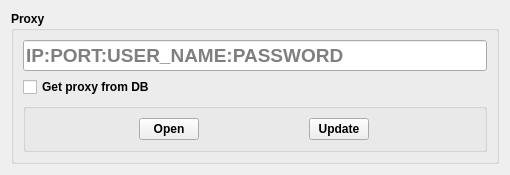
<?xml version="1.0" encoding="UTF-8"?>
<ui version="4.0">
 <class>OpenBrower</class>
 <widget class="QWidget" name="OpenBrower">
  <property name="geometry">
   <rect>
    <x>0</x>
    <y>0</y>
    <width>510</width>
    <height>165</height>
   </rect>
  </property>
  <property name="windowTitle">
   <string>Open Brower</string>
  </property>
  <layout class="QVBoxLayout" name="verticalLayout">
   <item>
    <widget class="QGroupBox" name="groupBox">
     <property name="font">
      <font>
       <weight>75</weight>
       <bold>true</bold>
      </font>
     </property>
     <property name="title">
      <string>Proxy</string>
     </property>
     <layout class="QVBoxLayout" name="verticalLayout_2">
      <item>
       <widget class="QLineEdit" name="lineEdit_input">
        <property name="font">
         <font>
          <pointsize>14</pointsize>
         </font>
        </property>
        <property name="inputMask">
         <string/>
        </property>
        <property name="placeholderText">
         <string>IP:PORT:USER_NAME:PASSWORD</string>
        </property>
       </widget>
      </item>
      <item>
       <widget class="QCheckBox" name="checkBox_get_from_db">
        <property name="text">
         <string>Get proxy from DB</string>
        </property>
       </widget>
      </item>
      <item>
       <widget class="QGroupBox" name="groupBox_2">
        <property name="maximumSize">
         <size>
          <width>16777215</width>
          <height>50</height>
         </size>
        </property>
        <property name="title">
         <string/>
        </property>
        <layout class="QHBoxLayout" name="horizontalLayout">
         <item>
          <widget class="QPushButton" name="pushButton_open">
           <property name="maximumSize">
            <size>
             <width>60</width>
             <height>16777215</height>
            </size>
           </property>
           <property name="text">
            <string>Open</string>
           </property>
          </widget>
         </item>
         <item>
          <widget class="QPushButton" name="pushButton_update">
           <property name="maximumSize">
            <size>
             <width>60</width>
             <height>16777215</height>
            </size>
           </property>
           <property name="text">
            <string>Update</string>
           </property>
          </widget>
         </item>
        </layout>
       </widget>
      </item>
     </layout>
    </widget>
   </item>
  </layout>
 </widget>
 <resources/>
 <connections/>
</ui>
